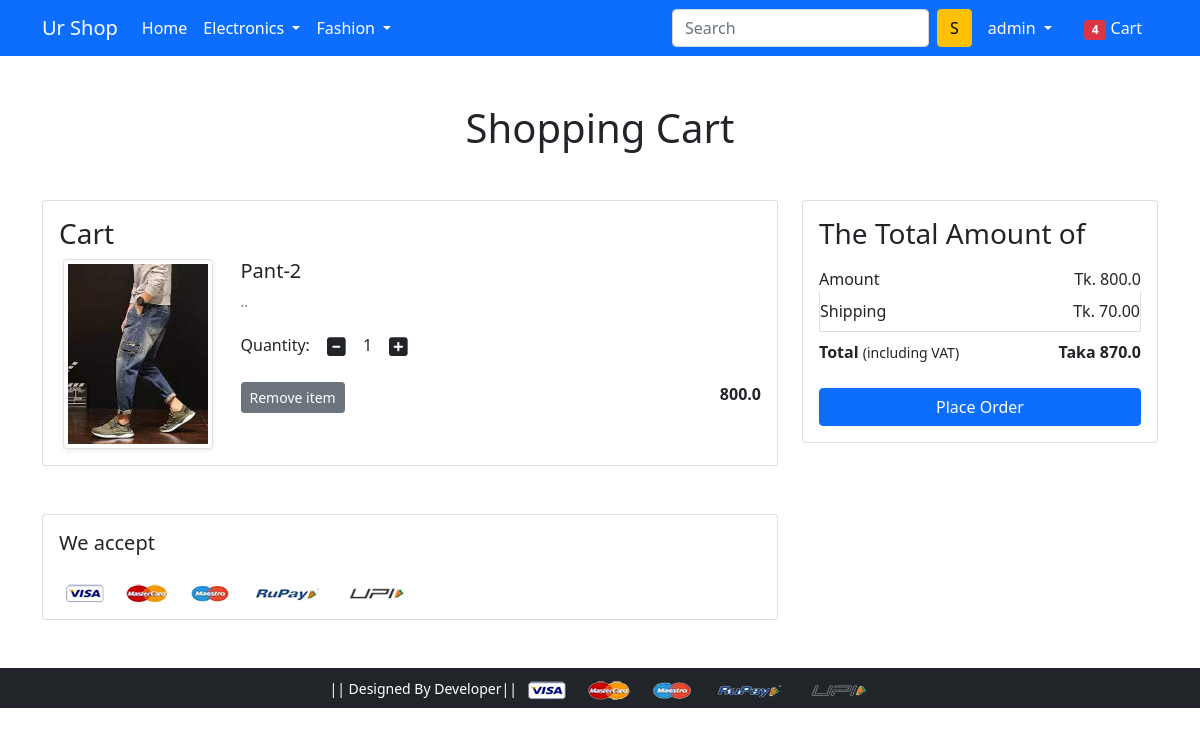
The page /cart/ (signed in) on the database as committed earlier.
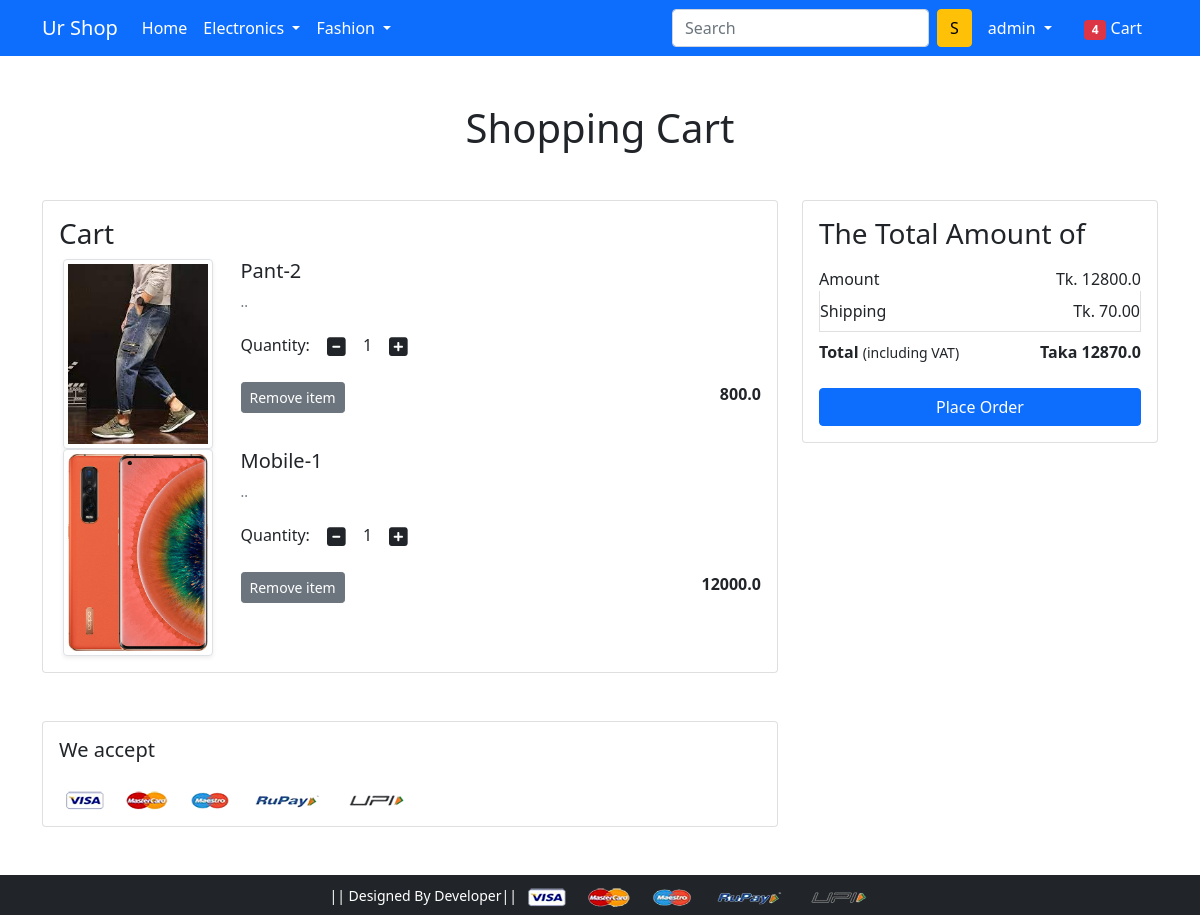
The same page on the database as committed later.
### app/models.py (models this page shows, shortened)
class Cart(models.Model):
    user = models.ForeignKey(User, on_delete=models.CASCADE)
    product = models.ForeignKey(Product, on_delete=models.CASCADE)
    quantity = models.PositiveIntegerField(default=1)
    def __str__(self):
        return str(self.id)

class Product(models.Model):
    title = models.CharField(max_length=200)
    selling_price = models.FloatField()
    discounted_price = models.FloatField()
    description = models.TextField()
    brand = models.CharField(max_length=22)
    category = models.CharField(choices=CATEGORY_CHOICES, max_length=2)
    product_image = models.ImageField(upload_to='productimg')

### app/views.py (the view)
# urls.py: path('cart/', views.show_cart, name='show_cart'),
def show_cart(request):
    if request.user.is_authenticated:
        user = request.user
        carts = Cart.objects.filter(user=user)
        cart_product = [p for p in carts]
        amount = 0.0
        shipping_amount = 70.0
        total_amount = 0.0
        print(cart_product)
        if cart_product:
            for p in cart_product:
                temp_amount = (p.quantity * p.product.discounted_price)
                amount += temp_amount
                total_amount = amount + shipping_amount
                print(p)
            return render(request, 'app/addtocart.html',
                          {'carts': carts, 'amount': amount, 'total_amount': total_amount})
        else:
            return render(request, 'app/empty_cart.html')

### app/templates/app/addtocart.html (shortened to what this page needs)
{% extends 'app/base.html' %}
{% load static %}
{% block main-content %}
<div class="container my-5">
 <div class="row">
  <h1 class="text-center mb-5">Shopping Cart</h1>
  <div class="col-sm-8">
  <div class="card">
   <div class="card-body">
    <h3>Cart</h3>
    {% for cart in carts %}
    <div class="row">
     <div class="col-sm-3 text-center align-self-center"><img src="{{cart.product.product_image.url}}" alt="" srcset="" class="img-fluid img-thumbnail shadow-sm" height="150" width="150"> </div>
     <div class="col-sm-9">
      <div>
       <h5>{{cart.product.title}}</h5>
       <p class="mb-2 text-muted small">{{cart.product.description}}</p>
       <div class="my-3">
        <label for="quantity">Quantity:</label>
        <a class="minus-cart btn" pid="{{cart.product.id}}"><i class="fas fa-minus-square fa-lg"></i></a>
          <span id="quantity" class="quantitycls">{{cart.quantity}}</span>
        <a class="plus-cart btn" pid="{{cart.product.id}}"><i class="fas fa-plus-square fa-lg"></i></a>
       </div>
       <div class="d-flex justify-content-between">
           <a href="#" class="btn btn-sm btn-secondary mr-3 remove-cart" pid="{{cart.product.id}}">Remove item </a>
        <p class="mb-0"><span><strong>{{cart.product.discounted_price}}</strong></span></p>
       </div>
      </div>
     </div>
    </div>
    {% endfor %}
   </div>
   </div>
  </div>
  <div class="col-sm-4">
   <div class="card">
    <div class="card-body">
      <h3>The Total Amount of</h3>
      <ul class="list-group">
       <li class="list-group-item d-flex justify-content-between align-items-center border-0 px-0 pb-0">Amount<span>Tk. <span id="amount" >{{amount}}</span></span></li>
       <li class="list-group-item d-flex justify-content-between align-items-center px-0">Shipping<span>Tk. 70.00</span></li>
       <li class="list-group-item d-flex justify-content-between align-items-center border-0 px-0 mb-3">
        <div>
           <strong>Total</strong> <small>(including VAT)</small>
         </div>
         <span><strong>Taka <strong id="totalamount">{{total_amount}}</strong> </strong></span>
       </li>
      </ul>
      <div class="d-grid"><a href="{% url 'checkout' %}" class="btn btn-primary">Place Order</a></div>
    </div>
   </div>
  </div>
 </div>
</div>
<div class="container">
 <div class="row">
  <div class="col-sm-8">
   <div class="card">
    <div class="card-body">
      <h5 class="mb-4">We accept</h5>
      <img src="{% static 'app/images/payment.png' %}" alt="" class="img-fluid">
    </div>
  </div>
  </div>
 </div>
</div>
{% endblock main-content %}

Rows that differ between the two databases and show on the page:
added Cart: product.product_image (picture), product "Mobile-1", product.description "..", quantity "1", product.discounted_price "12000.0"
Other text that changed with them:
{{ amount }}: "800.0" → "12800.0"
{{ total_amount }}: "870.0" → "12870.0"
